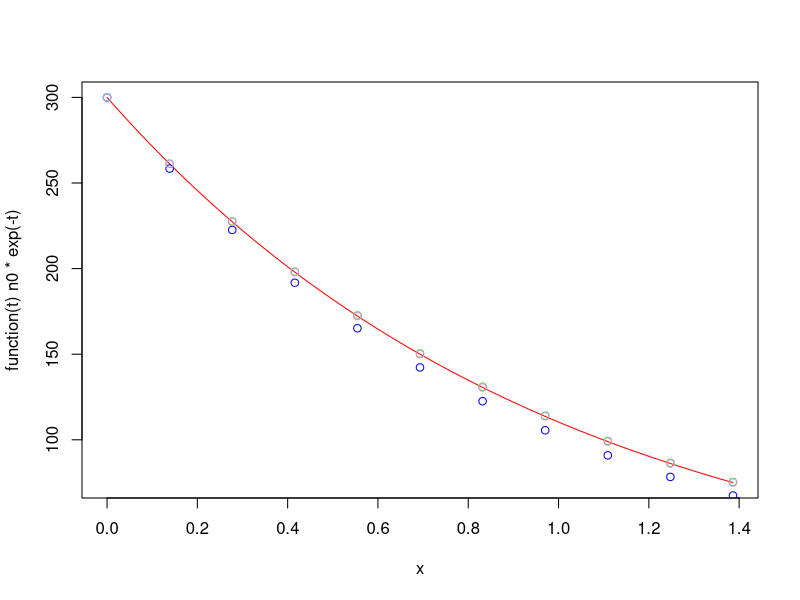
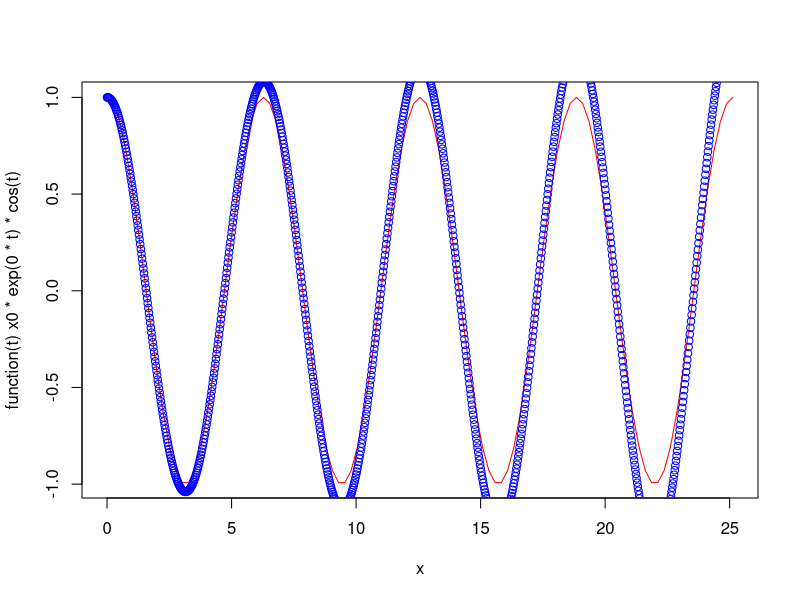
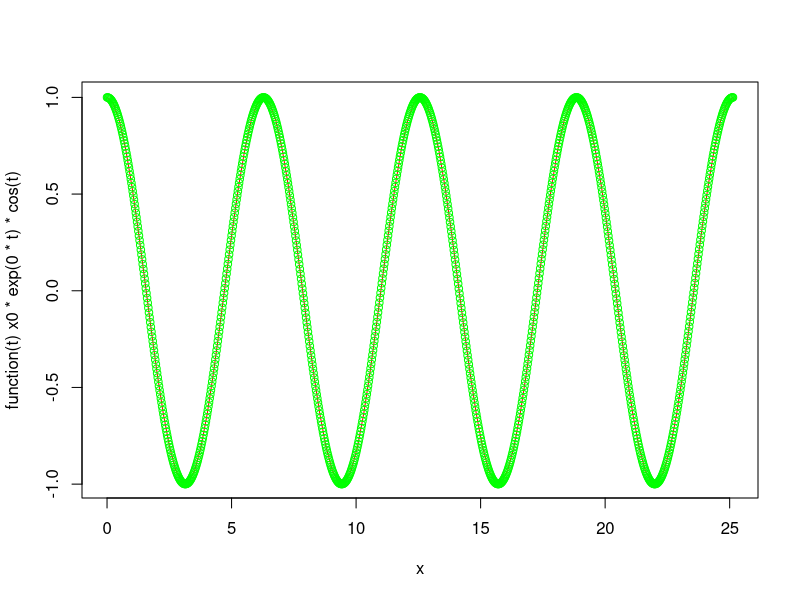
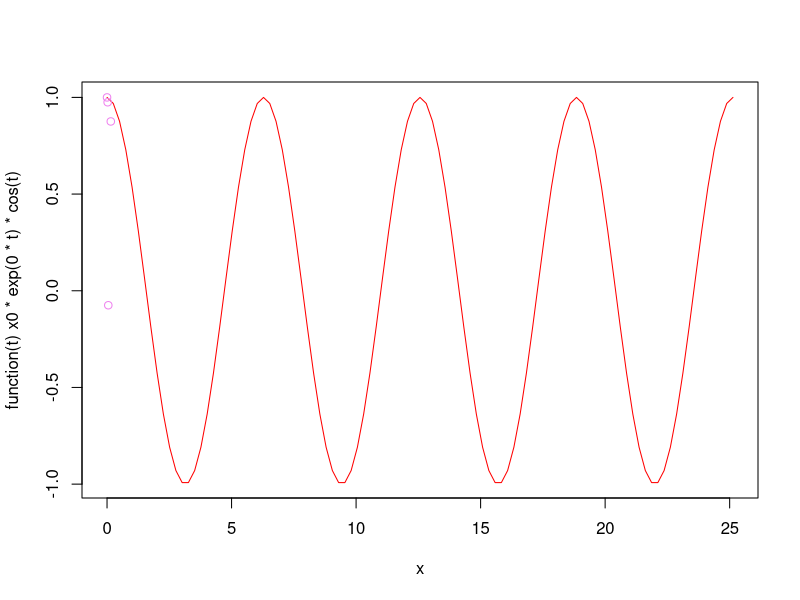

Generate these figures, in order, with R:
rm(list=ls())
EulerStep <- function(f,x,y,h){
  return(y+h*f(x,y))
}
f <- function(x,y){return(-y)}

EulerStepIIa <- function(f,x,y,h){
  hpul <- h*0.5
  return(y+h*f(x+hpul,EulerStep(f,x,y,hpul)))
}

EulerStepIIb <- function(f,x,y,h){
  return(y+h*0.5*f(x,y) + f(x,EulerStep(f,x,y,h)))
}

RK4 <- function(f,x,y,h){
  hpul <- 0.5*h
  k1 <- f(x,y)
  xshifted <- x+hpul
  k2 <- f(xshifted,y + hpul*k1)
  k3 <- f(xshifted,y + hpul*k2)
  k4 <- f(x+h,y + h*k3)
  return(y+h*((k1+2*(k2+k3)+k4)/6))
}


N <- 10
tmax <- 2*log(2)
dt <- tmax/N
t <- dt*(0:N) #seq(0, tmax, dt)
n0 <- 300

n <- t
n[1] <- n0
for(i in 1:N){
  n[i+1] <- EulerStep(f, t[i],n[i],dt)
}
plot(function(t) n0*exp(-t),xlim = c(0,tmax), col="red")
points(t, n, col = "blue")

nIIa <- t
nIIa[1] <- n0
for(i in 1:N){
  nIIa[i+1] <- EulerStepIIa(f, t[i],nIIa[i],dt)
}
points(t,nIIa,col="green")

nIIb <- t
nIIb[1] <- n0
for(i in 1:N){
  nIIb[i+1] <- EulerStepIIb(f, t[i],nIIb[i],dt)
}
points(t,nIIb, col="cyan")

nRK4 <- t
nRK4[1] <- n0
for(i in 1:N){
  nRK4[i+1] <- RK4(f, t[i],nRK4[i],dt)
}
points(t,nRK4, col="violet")

# ////////////////////////////////////////////////

fSchwingung <- function(x,y){
  return(c(y[2], -y[1]-0*y[2]))
}

N <- 1000
tmax <- 8*pi
dt <- tmax/N
t <- dt*(0:N) #seq(0, tmax, dt)
n0 <- 300
x0 <- 1

x<- matrix(0,nrow = N+1, ncol = 2)
x[1,1] <- x0
x[1,2] <- 0
for(i in 1:N){
  x[i+1,] <- EulerStep(fSchwingung, t[i],x[i,],dt)
}
plot(function(t) x0*exp(0*t)*cos(t),xlim = c(0,tmax), col="red")
points(t, x[,1], col = "blue")


xIIa<- matrix(0,nrow = N+1, ncol = 2)
xIIa[1,1] <- x0
xIIa[1,2] <- 0
for(i in 1:N){
  xIIa[i+1,] <- EulerStepIIa(fSchwingung, t[i],xIIa[i,],dt)
}
plot(function(t) x0*exp(0*t)*cos(t),xlim = c(0,tmax), col="red")
points(t, xIIa[,1], col = "green")


xIIb<- matrix(0,nrow = N+1, ncol = 2)
xIIb[1,1] <- x0
xIIb[1,2] <- 0
for(i in 1:N){
  xIIb[i+1,] <- EulerStepIIb(fSchwingung, t[i],xIIb[i,],dt)
}
plot(function(t) x0*exp(0*t)*cos(t),xlim = c(0,tmax), col="red")
points(t, xIIb[,1], col = "violet")
